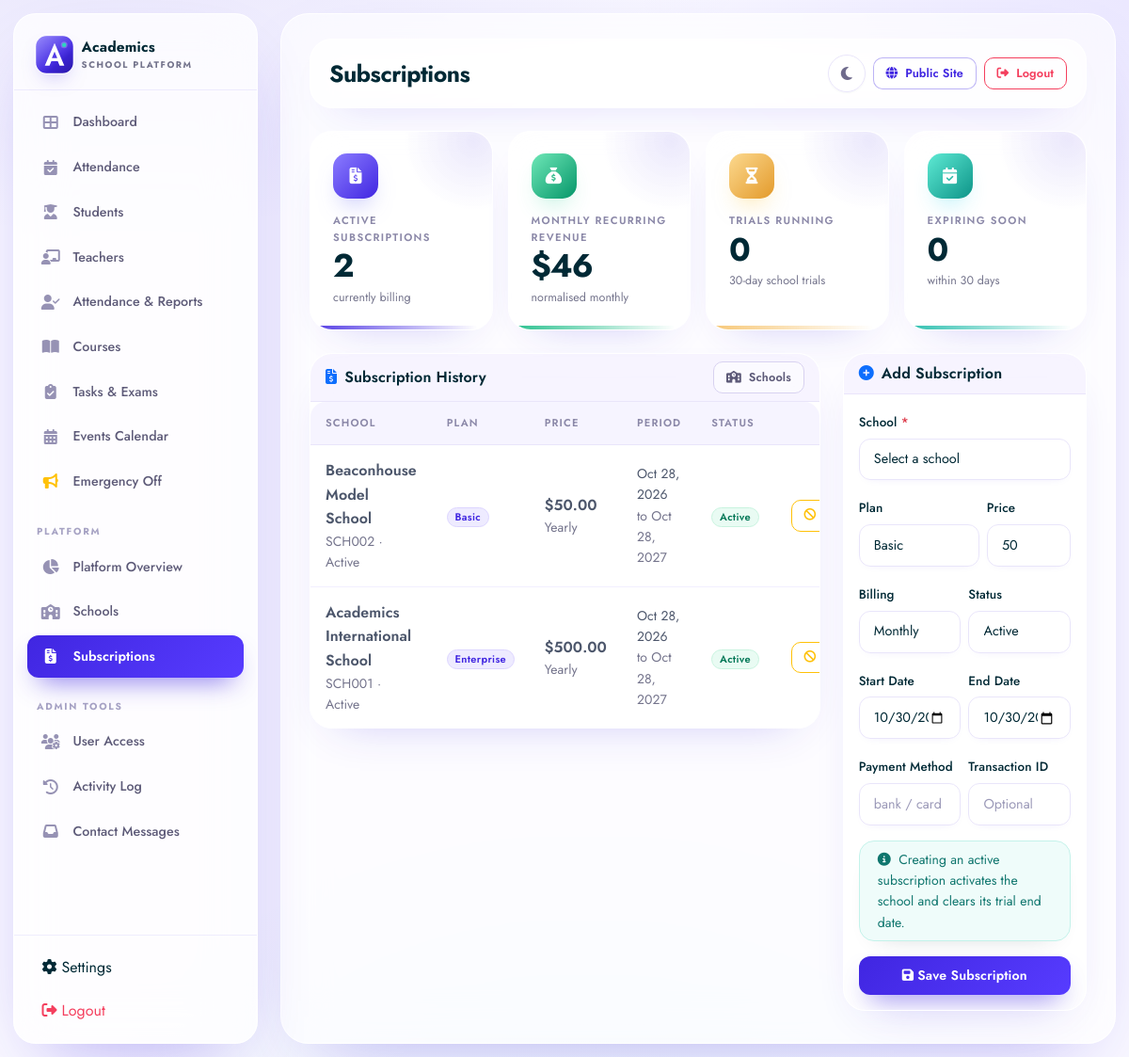
/admin/subscriptions.php (signed in), run on the app's committed database.
### tables this page shows
CREATE TABLE `school_subscriptions` (
  `id` int(11) NOT NULL AUTO_INCREMENT,
  `school_id` int(11) NOT NULL,
  `plan` enum('basic','pro','enterprise') NOT NULL,
  `price` decimal(10,2) NOT NULL DEFAULT 0.00,
  `billing_cycle` enum('monthly','yearly') NOT NULL DEFAULT 'monthly',
  `start_date` date NOT NULL,
  `end_date` date NOT NULL,
  `status` enum('active','cancelled','expired') NOT NULL DEFAULT 'active',
  `payment_method` varchar(50) DEFAULT NULL,
  `transaction_id` varchar(100) DEFAULT NULL,
  `created_at` timestamp NOT NULL DEFAULT current_timestamp(),
  PRIMARY KEY (`id`),
  KEY `idx_sub_school` (`school_id`),
  KEY `idx_sub_status` (`status`),
  KEY `idx_sub_end` (`end_date`),
  CONSTRAINT `fk_sub_school` FOREIGN KEY (`school_id`) REFERENCES `schools` (`id`) ON DELETE CASCADE
);

CREATE TABLE `schools` (
  `id` int(11) NOT NULL AUTO_INCREMENT,
  `school_name` varchar(255) NOT NULL,
  `school_code` varchar(50) NOT NULL,
  `subdomain` varchar(50) DEFAULT NULL,
  `school_email` varchar(255) DEFAULT NULL,
  `school_phone` varchar(30) DEFAULT NULL,
  `school_address` text DEFAULT NULL,
  `owner_name` varchar(100) DEFAULT NULL,
  `school_logo` varchar(255) DEFAULT NULL,
  `primary_color` varchar(20) NOT NULL DEFAULT '#4f46e5',
  `secondary_color` varchar(20) NOT NULL DEFAULT '#06b6d4',
  `motto` varchar(255) DEFAULT NULL,
  `website` varchar(255) DEFAULT NULL,
  `status` enum('active','suspended','trial') NOT NULL DEFAULT 'active',
  `plan` enum('basic','pro','enterprise') NOT NULL DEFAULT 'basic',
  `trial_ends_at` datetime DEFAULT NULL,
  `is_active` tinyint(1) NOT NULL DEFAULT 1,
  `subscription_plan` enum('free','basic','premium') NOT NULL DEFAULT 'free',
  `created_at` timestamp NOT NULL DEFAULT current_timestamp(),
  `updated_at` timestamp NOT NULL DEFAULT current_timestamp() ON UPDATE current_timestamp(),
  PRIMARY KEY (`id`),
  UNIQUE KEY `school_code` (`school_code`),
  UNIQUE KEY `uniq_school_subdomain` (`subdomain`),
  KEY `idx_school_code` (`school_code`),
  KEY `idx_school_active` (`is_active`),
  KEY `idx_school_status` (`status`)
);

### includes/saas.php (called while the page is built, shortened)
<?php
require_once __DIR__ . '/functions.php';
function saas_plans(): array
{
    return [
        'basic' => [
            'label'         => 'Basic',
            'price'         => 50.00,
            'student_limit' => 100,
            'tagline'       => 'For small schools getting started',
            'features'      => [
                'Up to 100 students',
                'Student & course management',
                'Tasks, events & announcements',
                'Email support',
            ],
        ],
        'pro' => [
            'label'         => 'Pro',
            'price'         => 150.00,
            'student_limit' => 500,
            'tagline'       => 'For growing schools that need more',
            'features'      => [
                'Up to 500 students',
                'Everything in Basic',
                'Parent portal & progress reports',
                'Priority support',
            ],
        ],
        'enterprise' => [
            'label'         => 'Enterprise',
            'price'         => 500.00,
            'student_limit' => null,
            'tagline'       => 'For large institutions and groups',
            'features'      => [
                'Unlimited students',
                'Everything in Pro',
                'Custom branding & public page',
                'Dedicated onboarding',
            ],
        ],
    ];
}
function saas_plan_label(string $plan): string
{
    $plans = saas_plans();
    return $plans[$plan]['label'] ?? ucfirst($plan);
}
function saas_monthly_recurring_revenue(PDO $pdo): float
{
    $stmt = $pdo->query("
        SELECT COALESCE(SUM(
            CASE WHEN billing_cycle = 'yearly' THEN price / 12 ELSE price END
        ), 0)
        FROM school_subscriptions
        WHERE status = 'active' AND end_date >= CURDATE()
    ");
    return (float)$stmt->fetchColumn();
}

### includes/functions.php (called while the page is built, shortened)
<?php
function e($string) {
    return htmlspecialchars($string ?? '', ENT_QUOTES, 'UTF-8');
}

### admin/subscriptions.php (the view, shortened to what this page needs)
<?php
require_once '../includes/header.php';
require_once '../includes/saas.php';
$plans = saas_plans();
$subscriptions = $pdo->query("
    SELECT ss.*, s.school_name, s.school_code, s.status AS school_status
    FROM school_subscriptions ss
    JOIN schools s ON s.id = ss.school_id
    ORDER BY ss.created_at DESC, ss.id DESC
    LIMIT 200
")->fetchAll();
$activeCount = 0;
$trialCount = 0;
$expiringCount = 0;
$mrr = saas_monthly_recurring_revenue($pdo);
foreach ($subscriptions as $sub) {
    if ($sub['status'] === 'active' && strtotime($sub['end_date']) >= strtotime('today')) {
        $activeCount++;
    }
}
?>
<div class="row g-3 mb-4">
    <div class="col-12 col-md-6 col-xl-3">
        <div class="kpi-card kpi-accent-indigo">
            <div class="kpi-icon icon-indigo"><i class="fas fa-file-invoice-dollar"></i></div>
            <div class="kpi-lbl">Active Subscriptions</div>
            <div class="kpi-val"><?php echo $activeCount; ?></div>
            <div class="kpi-sub">currently billing</div>
        </div>
    </div>
    <div class="col-12 col-md-6 col-xl-3">
        <div class="kpi-card kpi-accent-emerald">
            <div class="kpi-icon icon-emerald"><i class="fas fa-sack-dollar"></i></div>
            <div class="kpi-lbl">Monthly Recurring Revenue</div>
            <div class="kpi-val">$<?php echo number_format($mrr, 0); ?></div>
            <div class="kpi-sub">normalised monthly</div>
        </div>
    </div>
    <div class="col-12 col-md-6 col-xl-3">
        <div class="kpi-card kpi-accent-amber">
            <div class="kpi-icon icon-amber"><i class="fas fa-hourglass-half"></i></div>
            <div class="kpi-lbl">Trials Running</div>
            <div class="kpi-val"><?php echo $trialCount; ?></div>
            <div class="kpi-sub">30-day school trials</div>
        </div>
    </div>
    <div class="col-12 col-md-6 col-xl-3">
        <div class="kpi-card kpi-accent-cyan">
            <div class="kpi-icon icon-cyan"><i class="fas fa-calendar-check"></i></div>
            <div class="kpi-lbl">Expiring Soon</div>
            <div class="kpi-val"><?php echo $expiringCount; ?></div>
            <div class="kpi-sub">within 30 days</div>
        </div>
    </div>
</div>
<div class="row g-4">
    <div class="col-12 col-xl-8">
        <div class="card">
            <div class="card-header d-flex justify-content-between align-items-center flex-wrap gap-2">
                <span><i class="fas fa-file-invoice-dollar me-2 text-primary"></i>Subscription History</span>
                <a href="schools.php" class="btn btn-outline-secondary btn-sm"><i class="fas fa-school me-1"></i> Schools</a>
            </div>
            <div class="card-body p-0">
                <div class="table-responsive">
                    <table class="table table-hover align-middle mb-0">
                        <thead>
                            <tr><th>School</th><th>Plan</th><th>Price</th><th>Period</th><th>Status</th><th class="text-end">Actions</th></tr>
                        </thead>
                        <tbody>
                        <?php foreach ($subscriptions as $sub): ?>
                            <?php
                            $status = $sub['status'];
                            $badge = $status === 'active' ? 'success' : ($status === 'cancelled' ? 'secondary' : 'danger');
                            ?>
                            <tr>
                                <td>
                                    <div class="fw-semibold"><?php echo e($sub['school_name']); ?></div>
                                    <div class="small text-muted"><?php echo e($sub['school_code']); ?> · <?php echo e(ucfirst($sub['school_status'] ?? 'active')); ?></div>
                                </td>
                                <td><span class="badge bg-primary"><?php echo e(saas_plan_label($sub['plan'])); ?></span></td>
                                <td>
                                    <div class="fw-semibold">$<?php echo number_format((float)$sub['price'], 2); ?></div>
                                    <div class="small text-muted"><?php echo e(ucfirst($sub['billing_cycle'])); ?></div>
                                </td>
                                <td>
                                    <div class="small"><?php echo e(date('M j, Y', strtotime($sub['start_date']))); ?></div>
                                    <div class="small text-muted">to <?php echo e(date('M j, Y', strtotime($sub['end_date']))); ?></div>
                                </td>
                                <td><span class="badge bg-<?php echo $badge; ?>"><?php echo e(ucfirst($status)); ?></span></td>
                                <td class="text-end text-nowrap">
                                    <?php if ($status === 'active'): ?>
                                        <form method="POST" class="d-inline" onsubmit="return confirm('Cancel this subscription?');">
                                            <button class="btn btn-sm btn-outline-warning" title="Cancel"><i class="fas fa-ban"></i></button>
                                        </form>
                                    <?php endif; ?>
                                </td>
                            </tr>
                        <?php endforeach; ?>
                        </tbody>
                    </table>
                </div>
            </div>
        </div>
    </div>
    <div class="col-12 col-xl-4">
        <div class="card">
            <div class="card-header"><span><i class="fas fa-plus-circle me-2 text-primary"></i>Add Subscription</span></div>
            <div class="card-body">
                <form method="POST" novalidate>
                    <div class="mb-3">
                        <label class="form-label">School <span class="text-danger">*</span></label>
                        <select name="school_id" class="form-select" required>
                            <option value="">Select a school</option>
                        </select>
                    </div>
                    <div class="row g-2 mb-3">
                        <div class="col-7">
                            <label class="form-label">Plan</label>
                            <select name="plan" id="subPlan" class="form-select">
                                <?php foreach ($plans as $planKey => $plan): ?>
                                    <option value="<?php echo e($planKey); ?>" data-price="<?php echo (float)$plan['price']; ?>"><?php echo e($plan['label']); ?></option>
                                <?php endforeach; ?>
                            </select>
                        </div>
                        <div class="col-5">
                            <label class="form-label">Price</label>
                            <input type="number" name="price" id="subPrice" class="form-control" min="0" step="0.01" value="<?php echo (float)$plans['basic']['price']; ?>">
                        </div>
                    </div>
                    <div class="row g-2 mb-3">
                        <div class="col-6">
                            <label class="form-label">Billing</label>
                            <select name="billing_cycle" class="form-select">
                                <option value="monthly">Monthly</option>
                            </select>
                        </div>
                        <div class="col-6">
                            <label class="form-label">Status</label>
                            <select name="status" class="form-select">
                                <option value="active">Active</option>
                            </select>
                        </div>
                    </div>
                    <div class="row g-2 mb-3">
                        <div class="col-6">
                            <label class="form-label">Start Date</label>
                            <input type="date" name="start_date" class="form-control" value="<?php echo date('Y-m-d'); ?>">
                        </div>
                        <div class="col-6">
                            <label class="form-label">End Date</label>
                            <input type="date" name="end_date" class="form-control" value="<?php echo date('Y-m-d', strtotime('+1 year')); ?>">
                        </div>
                    </div>
                    <div class="row g-2 mb-3">
                        <div class="col-6">
                            <label class="form-label">Payment Method</label>
                            <input type="text" name="payment_method" class="form-control" placeholder="bank / card / cash" maxlength="50">
                        </div>
                        <div class="col-6">
                            <label class="form-label">Transaction ID</label>
                            <input type="text" name="transaction_id" class="form-control" placeholder="Optional" maxlength="100">
                        </div>
                    </div>
                    <div class="alert alert-info small py-2">
                        <i class="fas fa-info-circle me-1"></i> Creating an active subscription activates the school and clears its trial end date.
                    </div>
                    <button type="submit" class="btn btn-primary w-100"><i class="fas fa-save me-1"></i>Save Subscription</button>
                </form>
            </div>
        </div>
    </div>
</div>
<?php require_once '../includes/footer.php'; ?>

### data on the page
school_subscriptions: school.school_name "Beaconhouse Model School", school.school_code "SCH002", school.status "Active", plan "Basic", price "50.00", billing_cycle "Yearly", start_date "Oct 28, 2026", end_date "Oct 28, 2027", status "Active"
school_subscriptions: school.school_name "Academics International School", school.school_code "SCH001", school.status "Active", plan "Enterprise", price "500.00", billing_cycle "Yearly", start_date "Oct 28, 2026", end_date "Oct 28, 2027", status "Active"

### other printed values
$page_title "Subscriptions"
$activeCount "2"
$mrr "46"
$trialCount "0"
$expiringCount "0"
form field plan "Basic"
